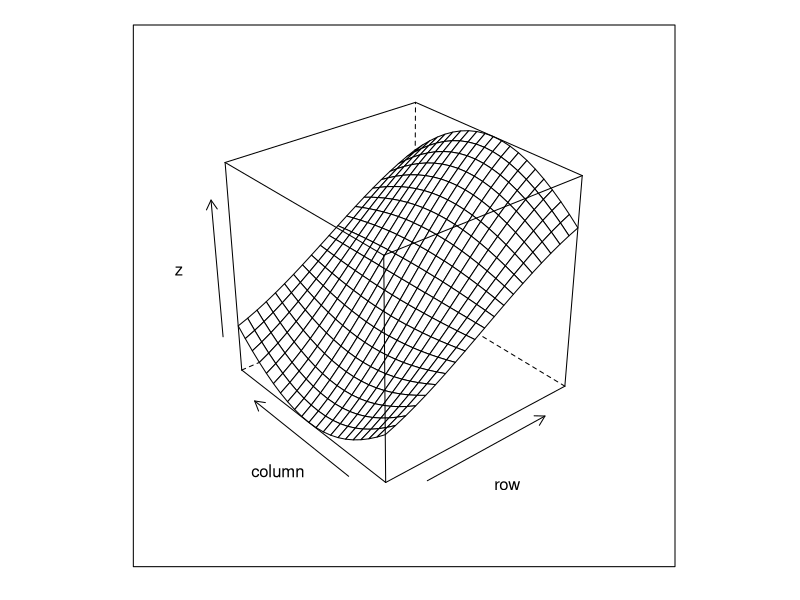

Source code (R):
#
#  TODO Should this file not be under a special
#       folder named package/lattice?
#
x <- seq(-1, 1, by=0.1)
y <- x

options(width = 300)
z <- outer(x, y, FUN = function(x, y) { sin(x) * cos(y)})

x11()
library(lattice)
plot.new()
wireframe(z)
z <- locator(1) # wait for mouse click or enter pressed
